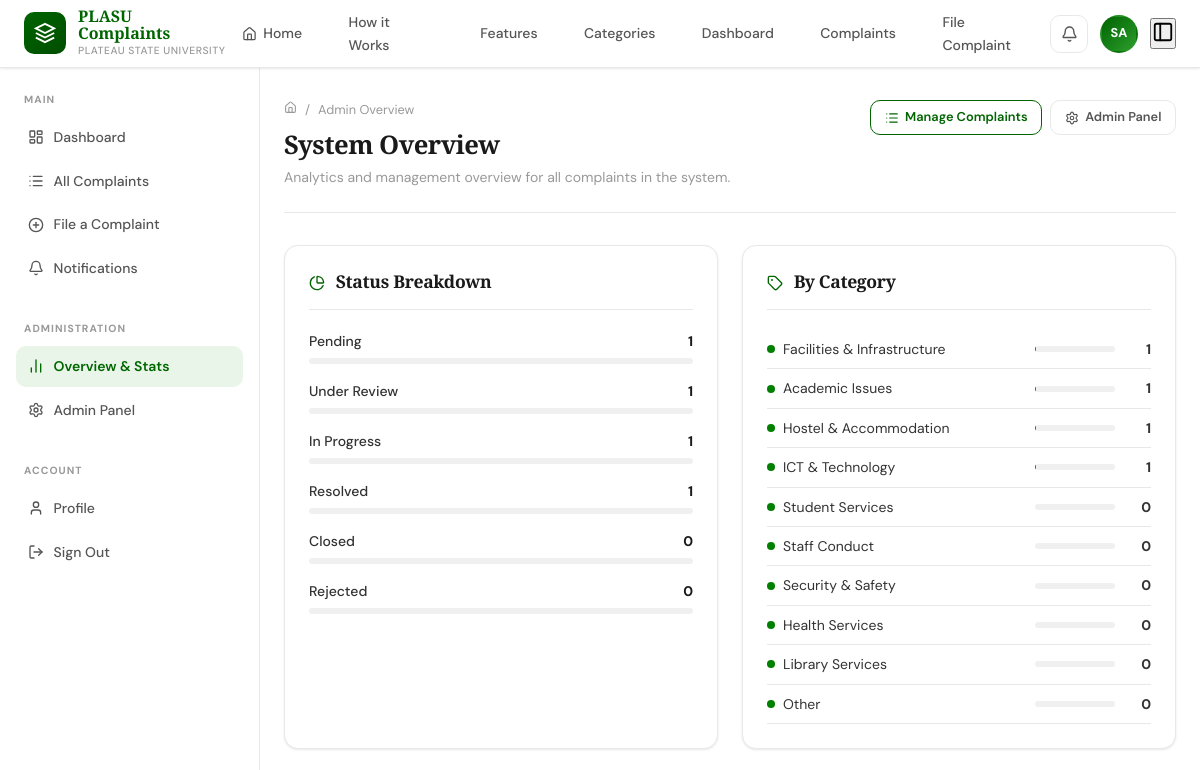
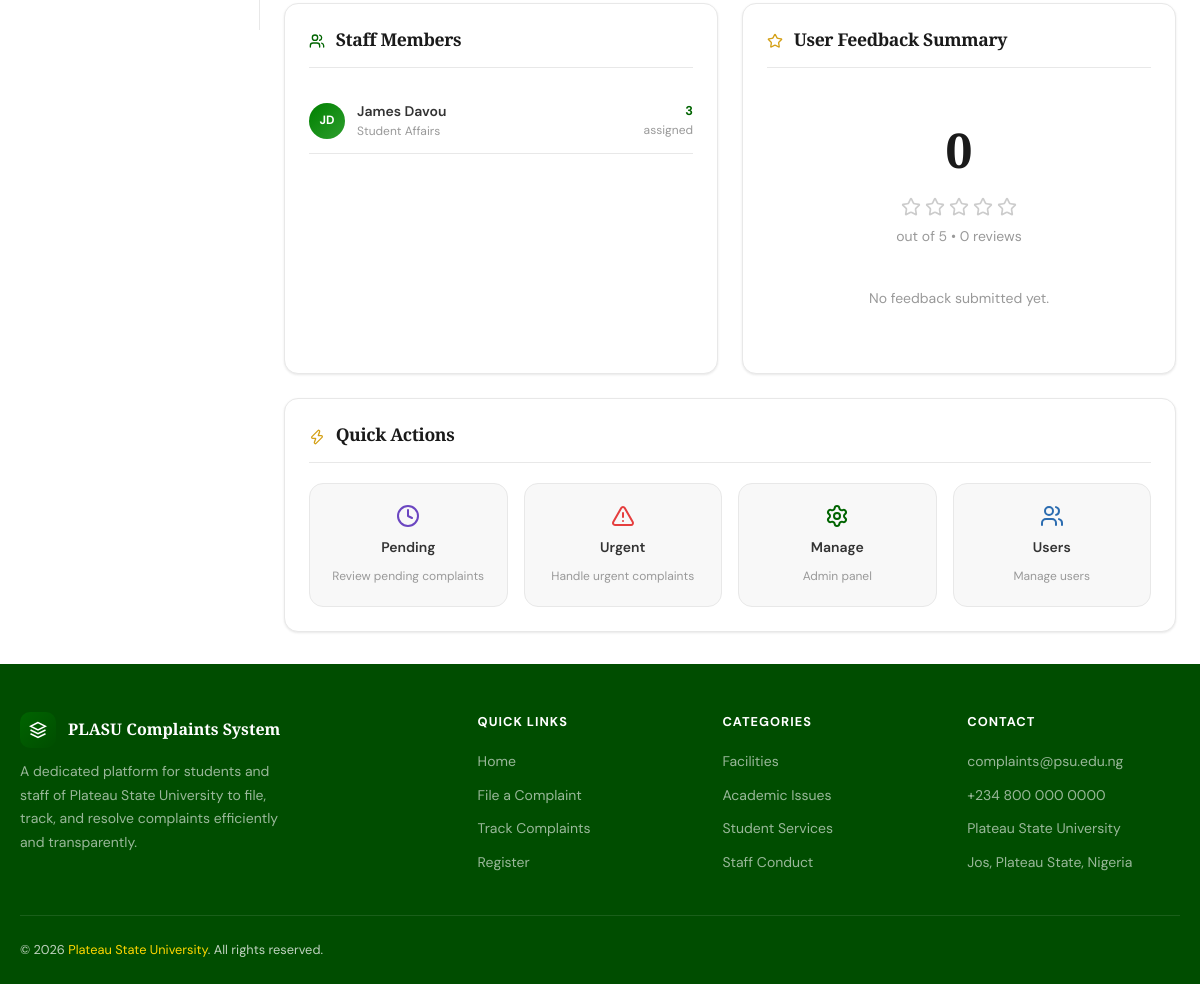
The page /admin-overview/ (signed in) on the database its author committed (2 pictures, top to bottom).
### accounts/models.py (models this page shows, shortened)
class User(AbstractUser):
    ROLE_CHOICES = [
        ('student', 'Student'),
        ('staff', 'Staff'),
        ('admin', 'Administrator'),
    ]
    role = models.CharField(max_length=20, choices=ROLE_CHOICES, default='student')
    matric_number = models.CharField(max_length=20, blank=True, null=True, unique=True)
    staff_id = models.CharField(max_length=20, blank=True, null=True)
    department = models.CharField(max_length=100, blank=True)
    phone_number = models.CharField(max_length=15, blank=True)
    profile_picture = models.ImageField(upload_to='profiles/', blank=True, null=True)
    created_at = models.DateTimeField(auto_now_add=True)
    updated_at = models.DateTimeField(auto_now=True)
    class Meta:
        verbose_name = 'User'
        verbose_name_plural = 'Users'
    @property
    def is_admin_user(self):
        return self.role == 'admin' or self.is_superuser
    def get_initials(self):
        if self.first_name and self.last_name:
            return f"{self.first_name[0]}{self.last_name[0]}".upper()
        return self.username[:2].upper()

### complaints/models.py (models this page shows, shortened)
class Category(models.Model):
    name = models.CharField(max_length=100)
    description = models.TextField(blank=True)
    icon = models.CharField(max_length=50, default='file-text', help_text='Lucide icon name')
    is_active = models.BooleanField(default=True)
    created_at = models.DateTimeField(auto_now_add=True)
    class Meta:
        verbose_name_plural = 'Categories'
        ordering = ['name']

### complaints/views.py (the view)
# urls.py: path('admin-overview/', views.admin_overview, name='admin_overview'),
@login_required
def admin_overview(request):
    if not request.user.is_admin_user:
        return HttpResponseForbidden()
    complaints_by_category = Category.objects.annotate(count=Count('complaints')).order_by('-count')
    complaints_by_status = {}
    for status, label in Complaint.STATUS_CHOICES:
        complaints_by_status[label] = Complaint.objects.filter(status=status).count()
    staff_members = User.objects.filter(role='staff')
    avg_rating = Feedback.objects.aggregate(avg=Avg('rating'))['avg']
    return render(request, 'complaints/admin_overview.html', {
        'complaints_by_category': complaints_by_category,
        'complaints_by_status': complaints_by_status,
        'staff_members': staff_members,
        'avg_rating': round(avg_rating, 1) if avg_rating else 0,
        'total_feedback': Feedback.objects.count(),
    })

### templates/complaints/admin_overview.html (shortened to what this page needs)
{% extends "base/base.html" %}
{% load static humanize %}
{% block content %}
<div class="page-header">
  <div class="page-header-inner">
    <div>
      <div class="breadcrumb">
        <a href="{% url 'dashboard' %}"><i data-lucide="home" width="13" height="13"></i></a>
        <span>/</span><span>Admin Overview</span>
      </div>
      <h1 class="page-title">System Overview</h1>
      <p class="page-desc">Analytics and management overview for all complaints in the system.</p>
    </div>
    <div style="display:flex;gap:0.5rem;">
      <a href="{% url 'complaint_list' %}" class="btn btn-outline btn-sm">
        <i data-lucide="list" width="14" height="14"></i> Manage Complaints
      </a>
      <a href="/admin/" class="btn btn-ghost btn-sm">
        <i data-lucide="settings" width="14" height="14"></i> Admin Panel
      </a>
    </div>
  </div>
</div>
<div style="display:grid;grid-template-columns:1fr 1fr;gap:1.5rem;margin-bottom:1.5rem;">
  <div class="card">
    <div class="card-header">
      <h2 class="card-title"><i data-lucide="pie-chart" width="16" height="16" style="vertical-align:middle;margin-right:0.4rem;color:var(--primary);"></i> Status Breakdown</h2>
    </div>
    {% for label, count in complaints_by_status.items %}
    <div style="margin-bottom:1rem;">
      <div style="display:flex;justify-content:space-between;align-items:center;margin-bottom:0.35rem;">
        <span style="font-size:0.875rem;font-weight:500;">{{ label }}</span>
        <span style="font-size:0.875rem;font-weight:700;color:var(--grey-800);">{{ count }}</span>
      </div>
      {% with total=complaints_by_status.values|length %}
      <div class="progress-bar">
      </div>
      {% endwith %}
    </div>
    {% endfor %}
  </div>
  <div class="card">
    <div class="card-header">
      <h2 class="card-title"><i data-lucide="tag" width="16" height="16" style="vertical-align:middle;margin-right:0.4rem;color:var(--primary);"></i> By Category</h2>
    </div>
    {% for category in complaints_by_category %}
    <div style="display:flex;align-items:center;justify-content:space-between;padding:0.5rem 0;border-bottom:1px solid var(--border);">
      <div style="display:flex;align-items:center;gap:0.5rem;">
        <div style="width:8px;height:8px;border-radius:50%;background:var(--green-500);"></div>
        <span style="font-size:0.875rem;">{{ category.name }}</span>
      </div>
      <div style="display:flex;align-items:center;gap:0.75rem;">
        <div style="width:80px;" class="progress-bar">
        </div>
        <span style="font-size:0.875rem;font-weight:700;min-width:24px;text-align:right;">{{ category.count }}</span>
      </div>
    </div>
    {% empty %}
    <p style="font-size:0.875rem;color:var(--text-muted);text-align:center;padding:2rem 0;">No data available yet.</p>
    {% endfor %}
  </div>
</div>
<div style="display:grid;grid-template-columns:1fr 1fr;gap:1.5rem;margin-bottom:1.5rem;">
  <div class="card">
    <div class="card-header">
      <h2 class="card-title"><i data-lucide="users" width="16" height="16" style="vertical-align:middle;margin-right:0.4rem;color:var(--primary);"></i> Staff Members</h2>
    </div>
    {% for member in staff_members %}
    <div style="display:flex;align-items:center;gap:0.75rem;padding:0.75rem 0;border-bottom:1px solid var(--border);">
      <div style="width:36px;height:36px;background:linear-gradient(135deg,var(--green-500),var(--green-400));border-radius:50%;display:flex;align-items:center;justify-content:center;color:white;font-size:0.75rem;font-weight:700;flex-shrink:0;">
        {{ member.get_initials }}
      </div>
      <div style="flex:1;">
        <div style="font-size:0.875rem;font-weight:600;">{{ member.get_full_name|default:member.username }}</div>
        <div class="text-xs text-muted">{{ member.department|default:"No department" }}</div>
      </div>
      <div style="text-align:right;">
        <div style="font-size:0.8rem;font-weight:700;color:var(--primary);">{{ member.assigned_complaints.count }}</div>
        <div class="text-xs text-muted">assigned</div>
      </div>
    </div>
    {% empty %}
    <div class="empty-state" style="padding:2rem;">
      <div class="empty-state-icon"><i data-lucide="users" width="24" height="24"></i></div>
      <p>No staff members registered yet.</p>
    </div>
    {% endfor %}
  </div>
  <div class="card">
    <div class="card-header">
      <h2 class="card-title"><i data-lucide="star" width="16" height="16" style="vertical-align:middle;margin-right:0.4rem;color:var(--gold-500);"></i> User Feedback Summary</h2>
    </div>
    <div style="text-align:center;padding:1.5rem 0;">
      <div style="font-size:3rem;font-weight:700;color:var(--grey-800);font-family:var(--font-display);">{{ avg_rating }}</div>
      <div style="display:flex;justify-content:center;gap:0.25rem;margin:0.5rem 0;">
        {% for i in "12345"|make_list %}
        <i data-lucide="star" width="20" height="20" style="color:{% if forloop.counter <= avg_rating|floatformat:'0' %}var(--gold-400){% else %}var(--grey-300){% endif %};fill:{% if forloop.counter <= avg_rating|floatformat:'0' %}var(--gold-400){% else %}none{% endif %};"></i>
        {% endfor %}
      </div>
      <div class="text-sm text-muted">out of 5 &bull; {{ total_feedback }} review{{ total_feedback|pluralize }}</div>
    </div>
    {% if total_feedback == 0 %}
    <div class="empty-state" style="padding:1rem;">
      <p>No feedback submitted yet.</p>
    </div>
    {% endif %}
  </div>
</div>
<div class="card">
  <div class="card-header">
    <h2 class="card-title"><i data-lucide="zap" width="16" height="16" style="vertical-align:middle;margin-right:0.4rem;color:var(--gold-500);"></i> Quick Actions</h2>
  </div>
  <div style="display:grid;grid-template-columns:repeat(auto-fit,minmax(160px,1fr));gap:1rem;">
    <a href="{% url 'complaint_list' %}?status=pending" style="display:flex;flex-direction:column;align-items:center;gap:0.5rem;padding:1.25rem;background:var(--grey-50);border:1px solid var(--border);border-radius:var(--radius-md);text-decoration:none;color:var(--text-primary);text-align:center;transition:all 0.2s;" class="quick-action">
      <i data-lucide="clock" width="24" height="24" style="color:#6b46c1;"></i>
      <span style="font-size:0.875rem;font-weight:600;">Pending</span>
      <span class="text-xs text-muted">Review pending complaints</span>
    </a>
    <a href="{% url 'complaint_list' %}?priority=urgent" style="display:flex;flex-direction:column;align-items:center;gap:0.5rem;padding:1.25rem;background:var(--grey-50);border:1px solid var(--border);border-radius:var(--radius-md);text-decoration:none;color:var(--text-primary);text-align:center;transition:all 0.2s;" class="quick-action">
      <i data-lucide="alert-triangle" width="24" height="24" style="color:#e53e3e;"></i>
      <span style="font-size:0.875rem;font-weight:600;">Urgent</span>
      <span class="text-xs text-muted">Handle urgent complaints</span>
    </a>
    <a href="/admin/complaints/complaint/" style="display:flex;flex-direction:column;align-items:center;gap:0.5rem;padding:1.25rem;background:var(--grey-50);border:1px solid var(--border);border-radius:var(--radius-md);text-decoration:none;color:var(--text-primary);text-align:center;transition:all 0.2s;" class="quick-action">
      <i data-lucide="settings" width="24" height="24" style="color:var(--primary);"></i>
      <span style="font-size:0.875rem;font-weight:600;">Manage</span>
      <span class="text-xs text-muted">Admin panel</span>
    </a>
    <a href="/admin/accounts/user/" style="display:flex;flex-direction:column;align-items:center;gap:0.5rem;padding:1.25rem;background:var(--grey-50);border:1px solid var(--border);border-radius:var(--radius-md);text-decoration:none;color:var(--text-primary);text-align:center;transition:all 0.2s;" class="quick-action">
      <i data-lucide="users" width="24" height="24" style="color:#2b6cb0;"></i>
      <span style="font-size:0.875rem;font-weight:600;">Users</span>
      <span class="text-xs text-muted">Manage users</span>
    </a>
  </div>
</div>
{% endblock %}

### templates/base/base.html (shortened to what this page needs)
{% load static %}
<!DOCTYPE html>
<html lang="en">
<head>
  <link rel="stylesheet" href="{% static 'css/main.css' %}">
</head>
<body>
<nav class="navbar">
  <div class="navbar-inner">
    <a href="{% url 'home' %}" class="navbar-brand">
      <div class="brand-logo">
        <svg width="22" height="22" viewBox="0 0 24 24" fill="none" stroke="currentColor" stroke-width="2">
          <path d="M12 2L2 7l10 5 10-5-10-5z"/>
          <path d="M2 17l10 5 10-5"/>
          <path d="M2 12l10 5 10-5"/>
        </svg>
      </div>
      <div class="brand-text">
        <span class="brand-name">PLASU Complaints</span>
        <span class="brand-sub">Plateau State University</span>
      </div>
    </a>
    <ul class="navbar-nav" id="mobileMenu">
  <li><a href="{% url 'home' %}">
    <i data-lucide="home" width="15"></i> Home
  </a></li>
  <li><a href="{% url 'home' %}#how-it-works">How it Works</a></li>
  <li><a href="{% url 'home' %}#features">Features</a></li>
  <li><a href="{% url 'home' %}#categories">Categories</a></li>
  {% if user.is_authenticated %}
  <li><a href="{% url 'dashboard' %}">Dashboard</a></li>
  <li><a href="{% url 'complaint_list' %}">Complaints</a></li>
  <li><a href="{% url 'file_complaint' %}">File Complaint</a></li>
  {% endif %}
</ul>
    <div class="navbar-actions">
      {% if user.is_authenticated %}
      <a href="{% url 'notifications' %}" class="nav-icon-btn">
        <i data-lucide="bell" width="17"></i>
      </a>
      <div class="user-menu">
        <div class="user-avatar">{{ user.get_initials }}</div>
      </div>
      {% else %}
      <a href="{% url 'login' %}" class="btn btn-ghost btn-sm">Sign In</a> <a href="{% url 'register' %}" class="btn btn-primary btn-sm">Register</a>
      {% endif %}
 {% if user.is_authenticated %}
  <button class="mobile-sidebar-btn" aria-label="Toggle sidebar">
    <i data-lucide="panel-left" width="22"></i>
  </button>
  {% endif %}
    </div>
  </div>
</nav>
{% block full_content %}
<div class="page-layout">
  {% block sidebar %}
  {% if user.is_authenticated %}
  <aside class="sidebar">
    <div class="sidebar-section">
      <div class="sidebar-label">Main</div>
      <ul class="sidebar-nav">
        <li><a href="{% url 'dashboard' %}">
          <i data-lucide="layout-dashboard" width="16" height="16"></i> Dashboard
        </a></li>
        <li><a href="{% url 'complaint_list' %}">
          <i data-lucide="list" width="16" height="16"></i> All Complaints
        </a></li>
        <li><a href="{% url 'file_complaint' %}">
          <i data-lucide="plus-circle" width="16" height="16"></i> File a Complaint
        </a></li>
        <li><a href="{% url 'notifications' %}">
          <i data-lucide="bell" width="16" height="16"></i> Notifications
        </a></li>
      </ul>
    </div>
    {% if user.is_admin_user %}
    <div class="sidebar-section">
      <div class="sidebar-label">Administration</div>
      <ul class="sidebar-nav">
        <li><a href="{% url 'admin_overview' %}">
          <i data-lucide="bar-chart-2" width="16" height="16"></i> Overview & Stats
        </a></li>
        <li><a href="/admin/">
          <i data-lucide="settings" width="16" height="16"></i> Admin Panel
        </a></li>
      </ul>
    </div>
    {% endif %}
    <div class="sidebar-section">
      <div class="sidebar-label">Account</div>
      <ul class="sidebar-nav">
        <li><a href="{% url 'profile' %}">
          <i data-lucide="user" width="16" height="16"></i> Profile
        </a></li>
        <li><a href="{% url 'logout' %}">
          <i data-lucide="log-out" width="16" height="16"></i> Sign Out
        </a></li>
      </ul>
    </div>
  </aside>
  {% endif %}
  {% endblock %}
  <main class="main-content">
    {% block content %}{% endblock %}
  </main>
</div>
{% endblock %}
{% block footer %}
<footer class="footer">
  <div class="container">
    <div class="footer-grid">
      <div class="footer-brand">
        <div style="display:flex;align-items:center;gap:0.75rem;margin-bottom:0.75rem;">
          <div class="brand-logo" style="width:36px;height:36px;">
            <svg width="18" height="18" viewBox="0 0 24 24" fill="none" stroke="currentColor" stroke-width="2">
              <path d="M12 2L2 7l10 5 10-5-10-5z"/>
              <path d="M2 17l10 5 10-5"/>
              <path d="M2 12l10 5 10-5"/>
            </svg>
          </div>
          <span style="color:white;font-family:var(--font-display);font-weight:700;font-size:1rem;">PLASU Complaints System</span>
        </div>
        <p>A dedicated platform for students and staff of Plateau State University to file, track, and resolve complaints efficiently and transparently.</p>
      </div>
      <div>
        <div class="footer-heading">Quick Links</div>
        <ul class="footer-links">
          <li><a href="{% url 'home' %}">Home</a></li>
          <li><a href="{% url 'file_complaint' %}">File a Complaint</a></li>
          <li><a href="{% url 'complaint_list' %}">Track Complaints</a></li>
          <li><a href="{% url 'register' %}">Register</a></li>
        </ul>
      </div>
      <div>
        <div class="footer-heading">Categories</div>
        <ul class="footer-links">
          <li><a href="#">Facilities</a></li>
          <li><a href="#">Academic Issues</a></li>
          <li><a href="#">Student Services</a></li>
          <li><a href="#">Staff Conduct</a></li>
        </ul>
      </div>
      <div>
        <div class="footer-heading">Contact</div>
        <ul class="footer-links">
          <li><a href="mailto:complaints@psu.edu.ng">complaints@psu.edu.ng</a></li>
          <li><a href="tel:+2348000000000">+234 800 000 0000</a></li>
          <li><a href="#">Plateau State University</a></li>
          <li><a href="#">Jos, Plateau State, Nigeria</a></li>
        </ul>
      </div>
    </div>
    <div class="footer-bottom">
      <span>&copy; {% now "Y" %} <span class="footer-accent">Plateau State University</span>. All rights reserved.</span>
    </div>
  </div>
</footer>
{% endblock %}
</body>
</html>

### rows shown on the page
User: get_initials "SA"
Category: name "Facilities & Infrastructure", count "1"
Category: name "Academic Issues", count "1"
Category: name "Hostel & Accommodation", count "1"
Category: name "ICT & Technology", count "1"
Category: name "Student Services", count "0"
Category: name "Staff Conduct", count "0"
Category: name "Security & Safety", count "0"
Category: name "Health Services", count "0"
Category: name "Library Services", count "0"
Category: name "Other", count "0"
User: get_initials "JD", get_full_name "James Davou", department "Student Affairs", assigned_complaints.count "3"

### other values the page prints
{{ label }} "Pending" "Under Review" "In Progress" "Resolved" "Closed" "Rejected"
{{ count }} "1" "1" "1" "1" "0" "0"
{{ avg_rating }} "0"
{{ total_feedback }} "0"
